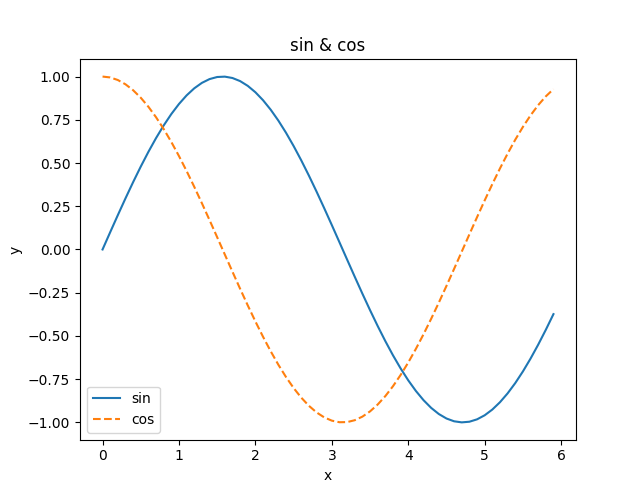
#> input picture chapter1/Figure_1.png, 640 x 494 px
$ python 1.6_matplotlib.py
#> lines starting #> are read from the running program, lines starting #| are printed output that depends on the picture
import numpy as np
import matplotlib.pyplot as plt
from matplotlib.image import imread
#1.6.1
x=np.arange(0,6,0.1)
y=np.sin(x)
plt.plot(x,y)
plt.show()
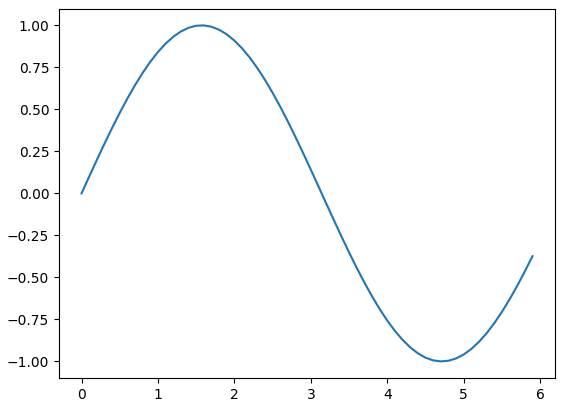
#> figure drawn by matplotlib, 1 panel; curve peaks at x = 1.6, y = 1

#1.6.2
y1=np.sin(x)
y2=np.cos(x)
plt.plot(x,y1,label="sin"), plt.plot(x,y2,linestyle="--",label="cos")
plt.xlabel("x"), plt.ylabel("y")
plt.title('sin & cos')
plt.legend() #그래프의 종류 표시
plt.show()
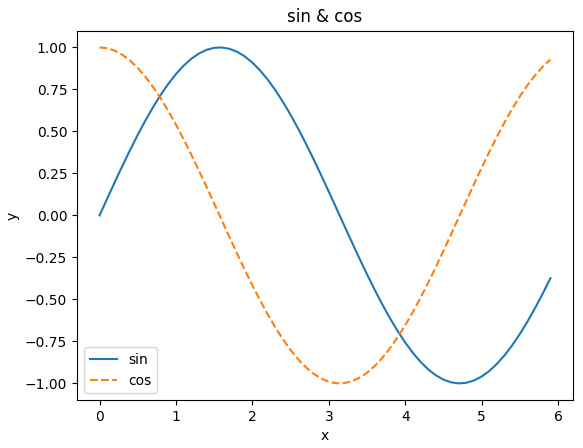
#> figure drawn by matplotlib, 1 panel; curve peaks at x = 1.6, y = 1; curve peaks at x = 0, y = 1

#1.6.3
img= imread('../chapter1/Figure_1.png')
#> img is the input picture: shape (494, 640, 4) float32; mean R, G, B, A 0.984, 0.984, 0.984, 1
#img= imread('Figure_1.png')
plt.imshow(img)
plt.show()
